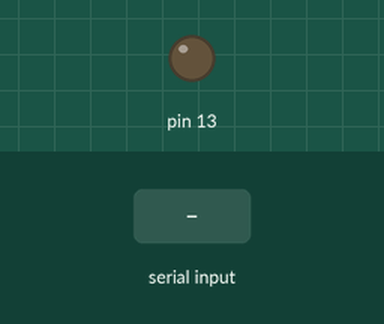
A sketch run on a simulated Arduino Uno, built with avr-gcc and run on an emulated ATmega328P. Parts: output pins drawn as LEDs (lit = HIGH). Inputs (shaded band) come from the test bench.

Above: at 1.2 s.
1.3 s: "1" received over Serial
At 2.5 s:
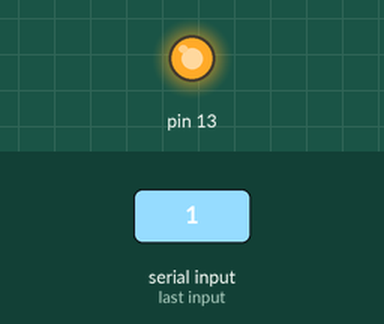
Timing chart, 0 to 4.3 s (numbered marks = the images above; inputs shaded):
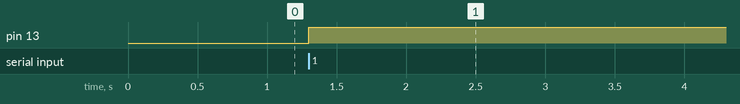

The sketch:

finger.ino
```cpp
void setup(){
  Serial.begin(9600);
  pinMode(13,OUTPUT);
}


void loop(){
  while (Serial.available()>0){
    char c = Serial.read();

//    if(c=='y'){
//      digitalWrite(13,HIGH);
//    }
//    else if(c=='n'){
//      digitalWrite(13,LOW);
//    }
//


    if(c=='1'){
      digitalWrite(13,HIGH);
      //digitalWrite(13,LOW);
    }


    else if(c=='2'){

    }


    else if(c=='3'){


    }
  }
}
```

Measured:
- after the input at 1.3 s, pin 13: LOW → HIGH at once
